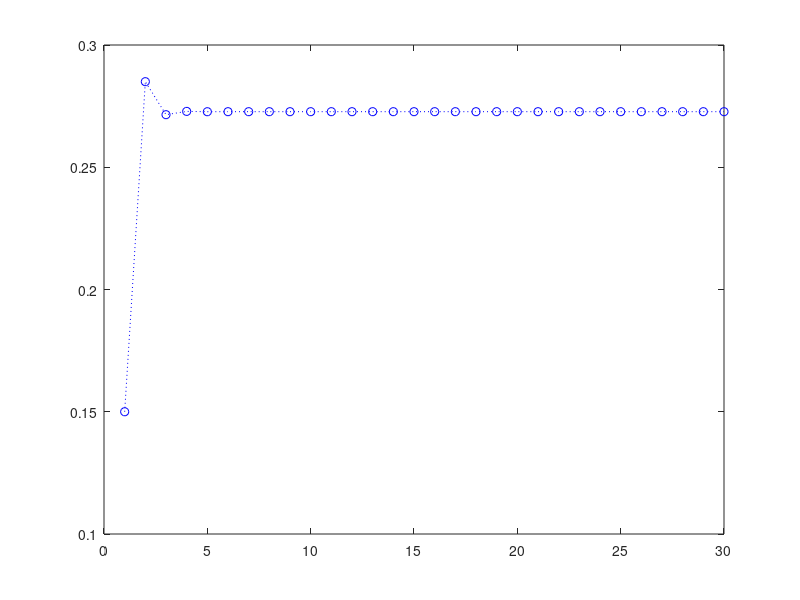

Here is the MATLAB script that generated this plot:
matriz=[ 0.7, 0.8;           %nao faltar
         0.3, 0.2];          %faltar

%% Verifica se a matriz esta bem
sum(matriz)
matriz>=0 & matriz<=1

%% vetor estado
v=[1;                    %nao faltar
  0];                    %faltar

%% a)
v_aula3= matriz^2 * v;
respostaA=v_aula3(1) %Print de nao faltar/ caso fosse faltar v_aula3(2)
%a probabilidade de estar presente na aula da quarta seguinte é igual a 0,73

%% b)
v=[0;               %nao faltar
   1];              %faltar

v_aula3= matriz^2 * v;
respostaB=v_aula3(1) %Print de nao faltar

%% c)
v=[1;                    %nao faltar
  0]; 

v_aula3= matriz^29 * v;
respostaC=v_aula3(1) 





%% d) grafico
pNaoFaltar=0.85;

v1=[pNaoFaltar;
    1-pNaoFaltar];

prob(1)=v1(2);

for  aula=1:2*15-1
    vetor=matriz^(aula) * v1;
    prob(aula+1)=vetor(2);
end

plot(1:30, prob, "bo:" )